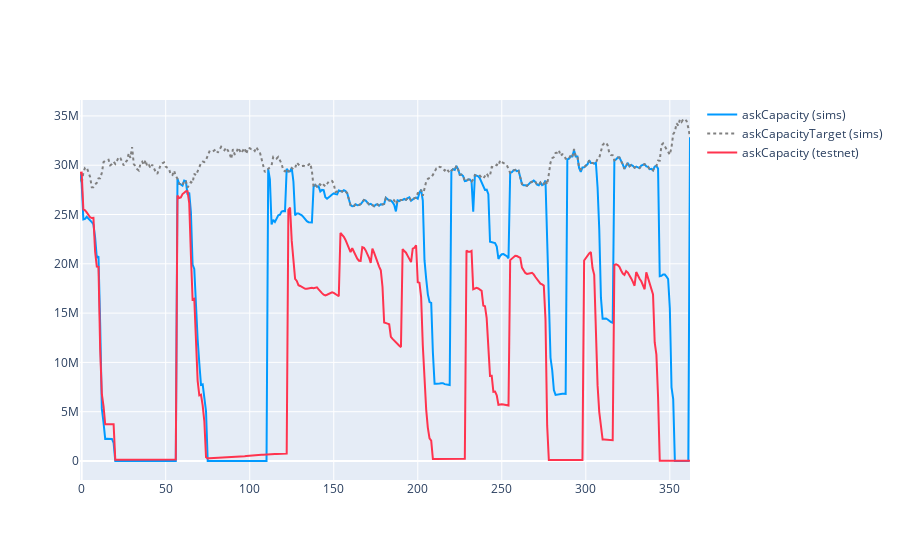

Notebook cell for this chart:
### Code cell
fig2 = go.Figure()

fig2.add_trace(go.Scatter(x=df_testnet2['day'], y=df_sims['askCapacity'], name='askCapacity (sims)', line=dict(color='#009aff')))
fig2.add_trace(go.Scatter(x=df_testnet2['day'], y=df_sims['askCapacityTarget'], name='askCapacityTarget (sims)', line=dict(color='grey', dash='dot')))

fig2.add_trace(go.Scatter(x=df_testnet2['day'], y=df_testnet2['highCapacity'], name='askCapacity (testnet)', line=dict(color='#ff334e')))

fig2.show()

### Figure 1 — Plotly figure (JSON) as saved in the notebook; plotly's stock layout.template omitted (floating-point values rounded to 4 significant figures; data arrays with more than 128 entries replaced by an {"elided": "..."} marker saying what was removed)
{"data": [{"line": {"color": "#009aff"}, "name": "askCapacity (sims)", "type": "scatter", "x": {"elided": "364 int values"}, "y": {"elided": "364 float values"}}, {"line": {"color": "grey", "dash": "dot"}, "name": "askCapacityTarget (sims)", "type": "scatter", "x": {"elided": "364 int values"}, "y": {"elided": "364 float values"}}, {"line": {"color": "#ff334e"}, "name": "askCapacity (testnet)", "type": "scatter", "x": {"elided": "364 int values"}, "y": {"elided": "364 float values"}}], "layout": {}}
